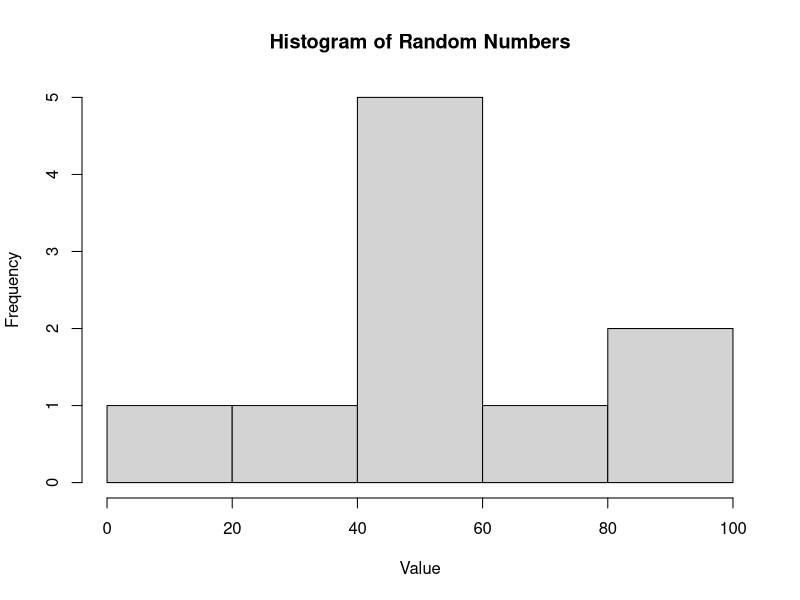

Generate this figure with R:
## ---- chunk 1
# Generate a random vector of numbers
random_vector <- runif(10, min = 0, max = 100)

# Print the vector
print(random_vector)

# Calculate the mean of the vector
mean_value <- mean(random_vector)
cat("Mean value:", mean_value, "\n")

# Plot a histogram of the vector
hist(random_vector, main = "Histogram of Random Numbers", xlab = "Value", ylab = "Frequency")

